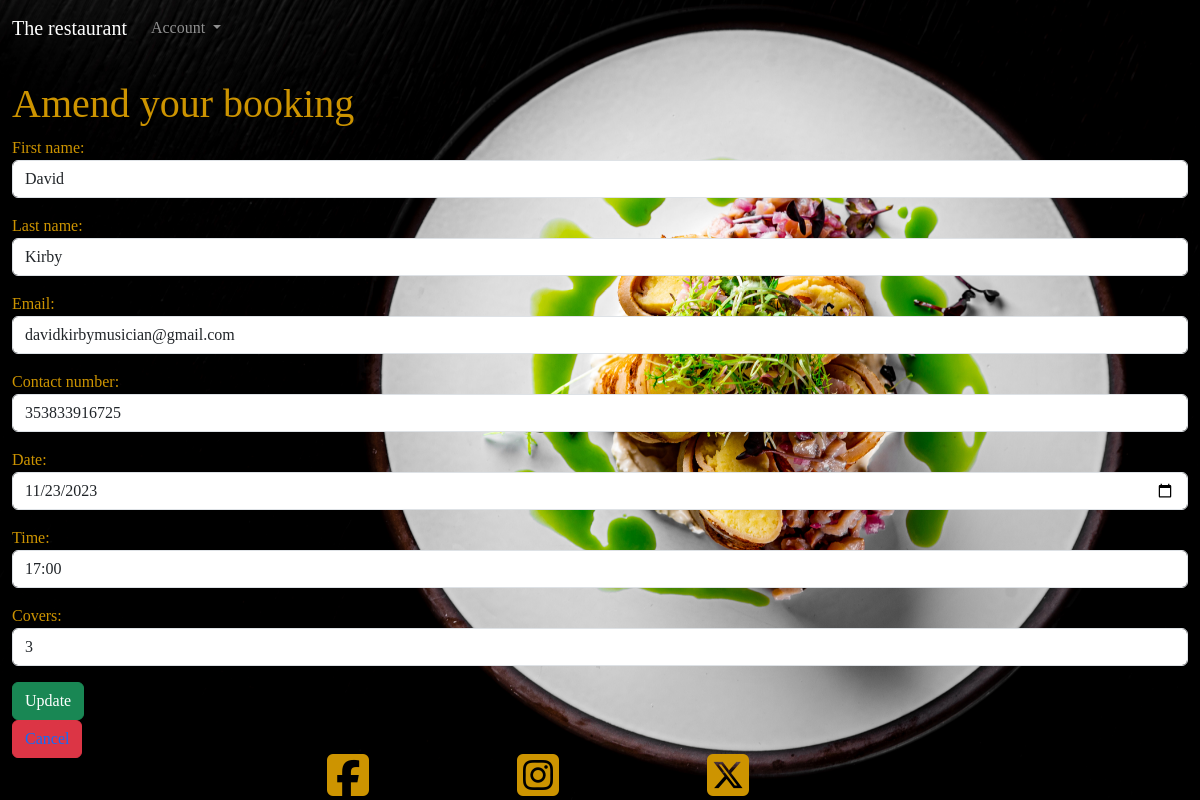
The app's page /amend_booking/12/ with its own data.
### therestaurant/models.py (models this page shows)
class Reservation(models.Model):
    user = models.ForeignKey(User, on_delete=models.CASCADE, null=True)
    first_name = models.CharField(max_length=50, null=False, blank=False)
    last_name = models.CharField(max_length=50, null=False, blank=False)
    email = models.EmailField(null=False, blank=False)
    contact_number = models.IntegerField(null=False, blank=False)
    date = models.DateField(null=False, blank=False)
    time = models.TimeField(null=False, blank=False)
    covers = models.IntegerField(null=False, blank=False)
    table = models.ForeignKey(Table, on_delete=models.CASCADE, default=get_default_table)

### therestaurant/views.py (the view)
# urls.py: path('amend_booking/<int:entry_id>/', amend_booking, name='amend_booking'),
def amend_booking(request, entry_id):
    entry = get_object_or_404(Reservation, pk=entry_id)
    if request.method == 'POST':
        form = ReserveForm(request.POST, instance=entry)
        form.save()
        return redirect('get_bookings')
    else:
        form = ReserveForm(instance=entry)
    return render(request, 'amend_booking/amend_booking.html', {'form': form})

### templates/amend_booking/amend_booking.html (shortened to what this page needs)
{% extends 'home/home.html' %}
{% block content %}
  <h1>Amend your booking</h1>
  <form method="POST">
    {{ form.as_p }}
    <button type="submit" class="btn btn-success">Update</button>
  </form>
  <button class="btn btn-danger"><a href="{% url 'get_bookings'%}" class="text-decoration-none">Cancel</a></button>
{% endblock %}

### therestaurant/static/home/style.css (style rules this page uses)
body { color: #cd9400; font-family: 'Playfair Display', serif; }

### records on screen
Reservation: first_name "David", last_name "Kirby", email "davidkirbymusician@gmail.com", contact_number "353833916725", date "11/23/2023", time "17:00", covers "3"
